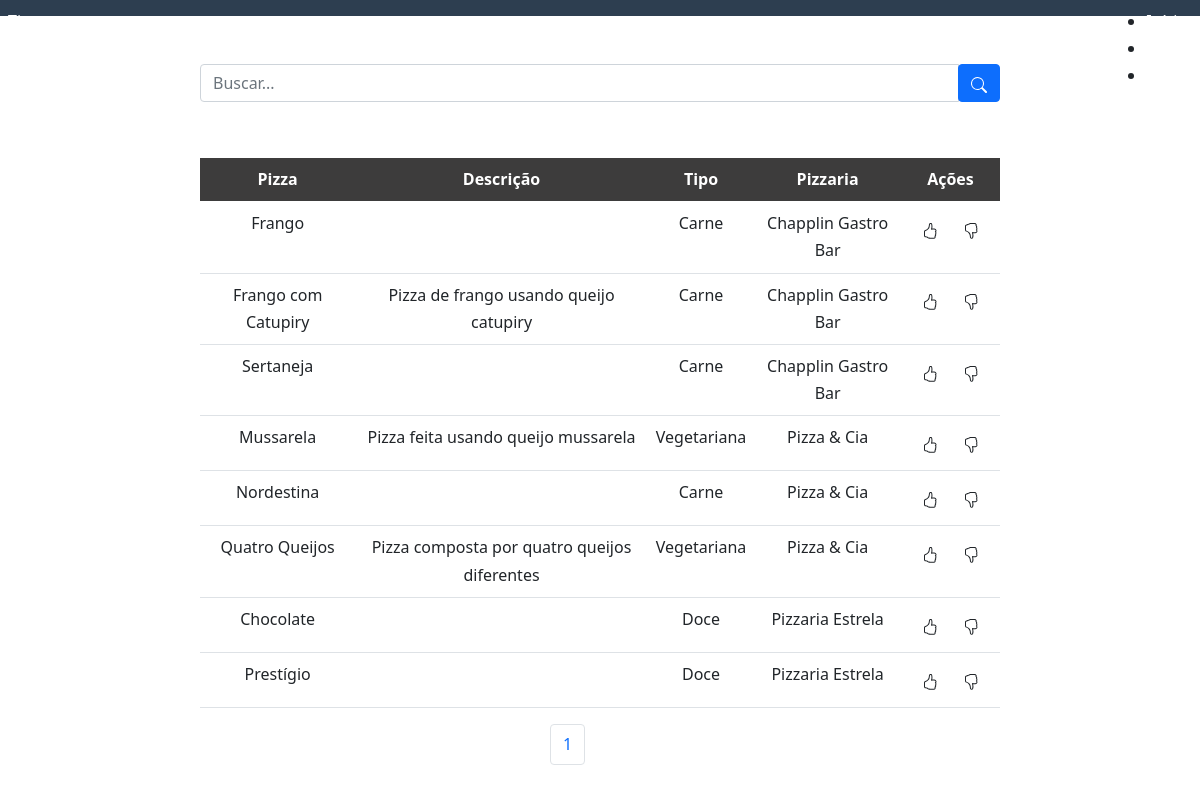
The page / (signed in) on the database its author committed.
### tizza/pizza/models.py (models this page shows, shortened)
class Pizza(models.Model):
    CHOICES = (
        ('CA', 'Carne'),
        ('VE', 'Vegetariana'),
        ('VG', 'Vegana'),
        ('DC', 'Doce')
    )
    title = models.CharField(max_length=120)
    description = models.CharField(max_length=120, blank=True)
    type = models.CharField(max_length=20, choices=CHOICES, default="")
    thumbnail_url = models.URLField(default="", blank=True)
    approved = models.BooleanField(default=False)
    creator = models.ForeignKey(Pizzeria, on_delete=models.CASCADE, default="")
    class Meta:
        verbose_name = 'Pizza'
        verbose_name_plural = 'Pizzas'
        ordering = ['creator', 'title']

class Pizzeria(models.Model):
    name = models.CharField(max_length=120, default="")
    owner = models.ForeignKey(UserProfile, on_delete=models.CASCADE)
    address = models.CharField(max_length=512, default="", blank=True)
    phone = models.CharField(max_length=40, default="", blank=True)
    def __str__(self):
        return self.name
    class Meta:
        verbose_name = 'Pizzeria'
        verbose_name_plural = 'Pizzerias'
        ordering = ['name', 'owner']

### tizza/pizza/views.py (the view)
# urls.py: 2. Add a URL to urlpatterns:  path('', views.home, name='home')
@login_required(login_url='entrar/')
def home(request):
    session = request.session.session_key
    template_name = 'home.html'
    if session:
        content = {}
        search = request.GET.get('search')
        if request.user.is_staff:
            all_pizza = Pizza.objects.filter(creator__owner=request.user)
        else:
            all_pizza = Pizza.objects.all()
        paginator = Paginator(all_pizza, 10)
        pages = request.GET.get('page')
        content['pizzas'] = paginator.get_page(pages)
        if search:
            content['pizzas'] = Pizza.objects.filter(title__icontains=search)
            paginator_src = Paginator(content['pizzas'], 10)
            content['paginator'] = paginator_src.get_page(pages)
        else:
            content['paginator'] = paginator.get_page(pages)
        content['form'] = PizzaForm()
        content['pizzerias'] = Pizzeria.objects.filter(owner=request.user)
        content['likes'] = Likes.objects.all().values('pizza')
        content['dislikes'] = Dislikes.objects.all().values('pizza')
        content['like'] = []
        content['dislike'] = []
        for like in content['likes']:
            for pizza, id in like.items():
                content['like'].append(id)
        for dislike in content['dislikes']:
            for pizza, id in dislike.items():
                content['dislike'].append(id)
        return render(request, template_name, content)
    else:
        return render(request, 'login.html')

### tizza/pizza/forms.py
class PizzaForm(forms.ModelForm):
    class Meta:
        model = Pizza
        fields = ['title', 'description', 'type']

### tizza/pizza/templates/home.html (shortened to what this page needs)
{% extends "base.html" %}
{% load static %}
{% block content %}
<div class="form-buscar-container col-8 m-auto pt-5 pb-2 text-center">
    <form class="buscar-pizza" method="get">
        <div class="input-group">
            <input type="text" id="search" name="search" class="form-control" placeholder="Buscar..."/>
            <div class="input-group-btn">
                <button id="btn-search" class="btn btn-primary"></button>
            </div>
        </div>
    </form>
</div>
<div class="col-8 m-auto pt-5 text-center">
    <table class="table">
        <thead>
            <tr style="background-color: #3d3c3c; color:#fff">
                <th scope="col">Pizza</th>
                <th scope="col">Descrição</th>
                <th scope="col">Tipo</th>
                <th scope="col">Pizzaria</th>
                <th scope="col">Ações</th>
            </tr>
        </thead>
        <tbody>
        {% for pizza in pizzas %}
        <tr>
            <td>{{ pizza.title }}</td>
            <td>{{ pizza.description }}</td>
            {% if pizza.type == 'CA' %}
            <td>Carne</td>
            {% elif pizza.type == 'VE' %}
            <td>Vegetariana</td>
            {% elif pizza.type == 'VG' %}
            <td>Vegana</td>
            {% elif pizza.type == 'DC' %}
            <td>Doce</td>
            {% endif %}
            <td>{{ pizza.creator }}</td>
            {% if user.is_staff %}
            <td>
                <div class="btn-group">
                    <button id="btn-editar" class="btn btn-primary" data-bs-toggle="modal" data-bs-target="#modalCadastro"
                      data-bs-id-pizza="{{pizza.id}}" data-bs-title="{{pizza.title}}" data-bs-description="{{pizza.description}}"
                      data-bs-type="{{pizza.type}}" data-bs-creator="{{pizza.creator}}" data-bs-check="true"><svg
                        xmlns="http://www.w3.org/2000/svg" width="16" height="16" fill="currentColor"
                        class="bi bi-pencil-square" viewBox="0 0 16 16">
                        <path
                          d="M15.502 1.94a.5.5 0 0 1 0 .706L14.459 3.69l-2-2L13.502.646a.5.5 0 0 1 .707 0l1.293 1.293zm-1.75 2.456-2-2L4.939 9.21a.5.5 0 0 0-.121.196l-.805 2.414a.25.25 0 0 0 .316.316l2.414-.805a.5.5 0 0 0 .196-.12l6.813-6.814z" />
                        <path fill-rule="evenodd"
                          d="M1 13.5A1.5 1.5 0 0 0 2.5 15h11a1.5 1.5 0 0 0 1.5-1.5v-6a.5.5 0 0 0-1 0v6a.5.5 0 0 1-.5.5h-11a.5.5 0 0 1-.5-.5v-11a.5.5 0 0 1 .5-.5H9a.5.5 0 0 0 0-1H2.5A1.5 1.5 0 0 0 1 2.5v11z" />
                    </svg></button>
                    <a href="/pizzas/delete/{{pizza.id}}/" id="btn-deletar" class="btn btn-danger btnDel"><svg
                        xmlns="http://www.w3.org/2000/svg" width="16" height="16" fill="currentColor" class="bi bi-trash"
                        viewBox="0 0 16 16">
                        <path
                          d="M5.5 5.5A.5.5 0 0 1 6 6v6a.5.5 0 0 1-1 0V6a.5.5 0 0 1 .5-.5zm2.5 0a.5.5 0 0 1 .5.5v6a.5.5 0 0 1-1 0V6a.5.5 0 0 1 .5-.5zm3 .5a.5.5 0 0 0-1 0v6a.5.5 0 0 0 1 0V6z" />
                        <path fill-rule="evenodd"
                          d="M14.5 3a1 1 0 0 1-1 1H13v9a2 2 0 0 1-2 2H5a2 2 0 0 1-2-2V4h-.5a1 1 0 0 1-1-1V2a1 1 0 0 1 1-1H6a1 1 0 0 1 1-1h2a1 1 0 0 1 1 1h3.5a1 1 0 0 1 1 1v1zM4.118 4 4 4.059V13a1 1 0 0 0 1 1h6a1 1 0 0 0 1-1V4.059L11.882 4H4.118zM2.5 3V2h11v1h-11z" />
                    </svg></a>
                </div>
            </td>
            {% else %}
            <td>
                <div class="btn-group">
                {% if pizza.id in like %}
                    <a href="/pizzas/remove_like/{{pizza.id}}/" id="btn-like-fill" class="btn btn-default"><svg xmlns="http://www.w3.org/2000/svg" width="16" height="16" fill="currentColor" class="bi bi-hand-thumbs-up-fill" viewBox="0 0 16 16">
                      <path d="M6.956 1.745C7.021.81 7.908.087 8.864.325l.261.066c.463.116.874.456 1.012.965.22.816.533 2.511.062 4.51a9.84 9.84 0 0 1 .443-.051c.713-.065 1.669-.072 2.516.21.518.173.994.681 1.2 1.273.184.532.16 1.162-.234 1.733.058.119.103.242.138.363.077.27.113.567.113.856 0 .289-.036.586-.113.856-.039.135-.09.273-.16.404.169.387.107.819-.003 1.148a3.163 3.163 0 0 1-.488.901c.054.152.076.312.076.465 0 .305-.089.625-.253.912C13.1 15.522 12.437 16 11.5 16H8c-.605 0-1.07-.081-1.466-.218a4.82 4.82 0 0 1-.97-.484l-.048-.03c-.504-.307-.999-.609-2.068-.722C2.682 14.464 2 13.846 2 13V9c0-.85.685-1.432 1.357-1.615.849-.232 1.574-.787 2.132-1.41.56-.627.914-1.28 1.039-1.639.199-.575.356-1.539.428-2.59z"/>
                    </svg></a>
                {% else %}
                    <a href="/pizzas/set_like/{{pizza.id}}/" id="btn-like" class="btn btn-default"></a>
                {% endif %}
                {% if pizza.id in dislike %}
                     <a href="/pizzas/remove_dislike/{{pizza.id}}/" id="btn-dislike-fill" class="btn btn-default"><svg xmlns="http://www.w3.org/2000/svg" width="16" height="16" fill="currentColor" class="bi bi-hand-thumbs-down-fill" viewBox="0 0 16 16">
                      <path d="M6.956 14.534c.065.936.952 1.659 1.908 1.42l.261-.065a1.378 1.378 0 0 0 1.012-.965c.22-.816.533-2.512.062-4.51.136.02.285.037.443.051.713.065 1.669.071 2.516-.211.518-.173.994-.68 1.2-1.272a1.896 1.896 0 0 0-.234-1.734c.058-.118.103-.242.138-.362.077-.27.113-.568.113-.856 0-.29-.036-.586-.113-.857a2.094 2.094 0 0 0-.16-.403c.169-.387.107-.82-.003-1.149a3.162 3.162 0 0 0-.488-.9c.054-.153.076-.313.076-.465a1.86 1.86 0 0 0-.253-.912C13.1.757 12.437.28 11.5.28H8c-.605 0-1.07.08-1.466.217a4.823 4.823 0 0 0-.97.485l-.048.029c-.504.308-.999.61-2.068.723C2.682 1.815 2 2.434 2 3.279v4c0 .851.685 1.433 1.357 1.616.849.232 1.574.787 2.132 1.41.56.626.914 1.28 1.039 1.638.199.575.356 1.54.428 2.591z"/>
                    </svg></a>
                {% else %}
                    <a href="/pizzas/set_dislike/{{pizza.id}}/" id="btn-dislike" class="btn btn-default"></a>
                {% endif %}
                </div>
            </td>
            {% endif %}
        </tr>
        {% endfor %}
        </tbody>
    </table>
</div>
<div class="col-1 m-auto pt-auto pb-auto text-center">
    <ul class="pagination">
      <li class="page-item"><a href="" class="page-link"> {{paginator.number}} </a></li>
    </ul>
</div>
{% endblock %}

### tizza/pizza/static/css/styles.css (style rules this page uses)
* { -webkit-box-sizing: border-box; -moz-box-sizing: border-box; box-sizing: border-box; }
body { margin: 0 auto; line-height: 1.7em; }
a { color: #3b8bba; }

### rows shown on the page
Pizza: title "Frango", type "Carne", creator "Chapplin Gastro Bar"
Pizza: title "Frango com Catupiry", description "Pizza de frango usando queijo catupiry", type "Carne", creator "Chapplin Gastro Bar"
Pizza: title "Sertaneja", type "Carne", creator "Chapplin Gastro Bar"
Pizza: title "Mussarela", description "Pizza feita usando queijo mussarela", type "Vegetariana", creator "Pizza & Cia"
Pizza: title "Nordestina", type "Carne", creator "Pizza & Cia"
Pizza: title "Quatro Queijos", description "Pizza composta por quatro queijos diferentes", type "Vegetariana", creator "Pizza & Cia"
Pizza: title "Chocolate", type "Doce", creator "Pizzaria Estrela"
Pizza: title "Prestígio", type "Doce", creator "Pizzaria Estrela"

### other values the page prints
{{ paginator.number }} "1"
